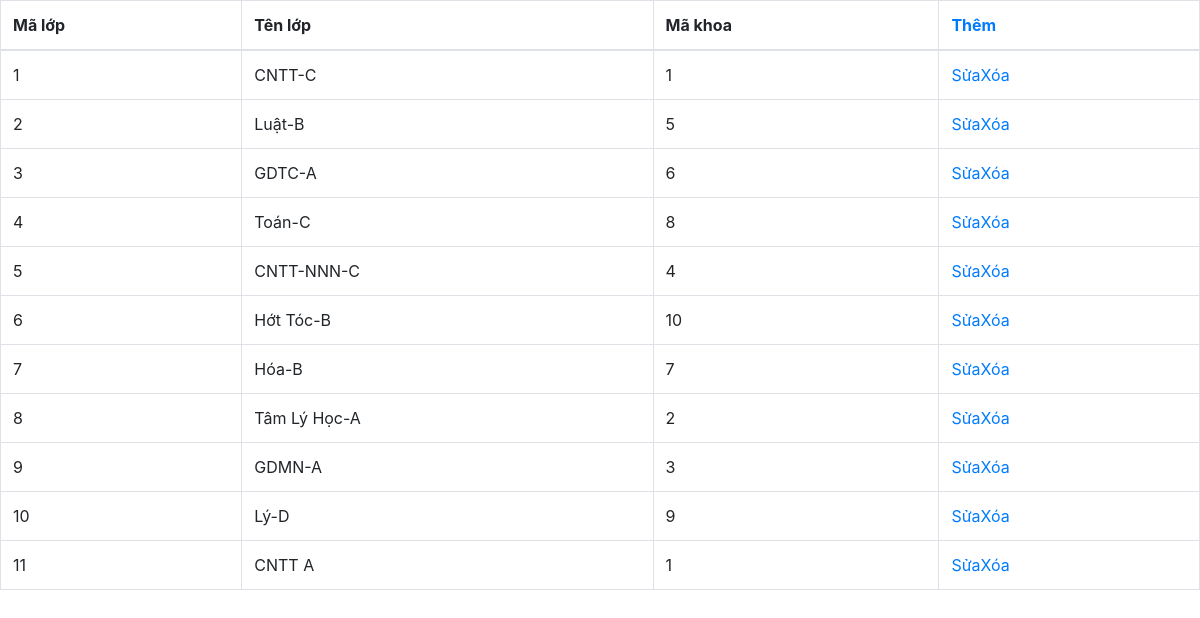
/ketquahoctap.php, run on the app's committed database.
### tables this page shows
CREATE TABLE `lop` (
  `MaLop` int(11) NOT NULL,
  `TenLop` varchar(200) NOT NULL,
  `MaKhoa` int(11) NOT NULL
);

### DataProvider.php (called while the page is built, shortened)
<?php
class DataProvider
{
	public static function ExecuteQuery($sql)
	{
        $host="localhost";
        $user="root";
        $password="";
		$database="qlsv";
		try{
			$connection = mysqli_connect($host,$user,$password,$database);
			mysqli_query($connection, "set names 'utf8'");
			$result = mysqli_query($connection, $sql);
			return $result;
		}catch(Exception $ex)
		{
            echo "lỗi";
			return null;
		}
	}
}
?>

### ketquahoctap.php (the view, shortened to what this page needs)
<?php include_once "DataProvider.php" ?>
<!DOCTYPE html>
<html lang="en">
<head>
    <link rel="stylesheet" href="https://maxcdn.bootstrapcdn.com/bootstrap/4.4.1/css/bootstrap.min.css">
    <link rel="stylesheet" type="text/css" href="//cdn.jsdelivr.net/npm/slick-carousel@1.8.1/slick/slick.css" />
    <link rel="stylesheet" type="text/css" href="//cdn.jsdelivr.net/npm/slick-carousel@1.8.1/slick/slick-theme.css" />
</head>
<body>
    <table class="table table-bordered">
        <?php $datalop=DataProvider::ExecuteQuery('SELECT * FROM lop');?>
        <th>Mã lớp</th>
        <th>Tên lớp</th>
        <th>Mã khoa</th>
        <th><a href="ThemLop.php">Thêm</a></th>
        <tbody>
            <?php
                while($datalop_row=mysqli_fetch_array($datalop)){
            ?>
            <tr>
                <td><?php echo $datalop_row['MaLop'] ?></td>
                <td><?php echo $datalop_row['TenLop'] ?></td>
                <td><?php echo $datalop_row['MaKhoa'] ?></td>
                <td><a href="SuaLop.php?MaLop=<?php echo $datalop_row['MaLop']?>">Sửa</a><a href="XoaLop.php?MaLop=">Xóa</a></td>
            </tr>
                    <?php
                }
                    ?>
        </tbody>
    </table>
</body>
</html>

### data on the page
lop: MaLop "1", TenLop "CNTT-C", MaKhoa "1"
lop: MaLop "2", TenLop "Luật-B", MaKhoa "5"
lop: MaLop "3", TenLop "GDTC-A", MaKhoa "6"
lop: MaLop "4", TenLop "Toán-C", MaKhoa "8"
lop: MaLop "5", TenLop "CNTT-NNN-C", MaKhoa "4"
lop: MaLop "6", TenLop "Hớt Tóc-B", MaKhoa "10"
lop: MaLop "7", TenLop "Hóa-B", MaKhoa "7"
lop: MaLop "8", TenLop "Tâm Lý Học-A", MaKhoa "2"
lop: MaLop "9", TenLop "GDMN-A", MaKhoa "3"
lop: MaLop "10", TenLop "Lý-D", MaKhoa "9"
lop: MaLop "11", TenLop "CNTT A", MaKhoa "1"
